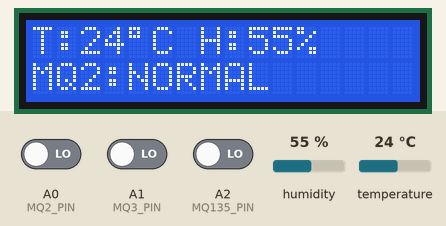
Recording of a sketch running on a simulated Arduino Uno, built with avr-gcc and run on an emulated ATmega328P. Shown: 16×2 character LCD. Inputs (shaded band) come from the test bench; at power-on: A0 (MQ2_PIN) LOW, A1 (MQ3_PIN) LOW, A2 (MQ135_PIN) LOW, humidity 55 %, temperature 24 °C. Storage starts empty; what the sketch prints to the serial monitor is not drawn.

Above: at 3.3 s.
3.4 s: A0 (MQ2_PIN) driven HIGH
At 4.7 s:
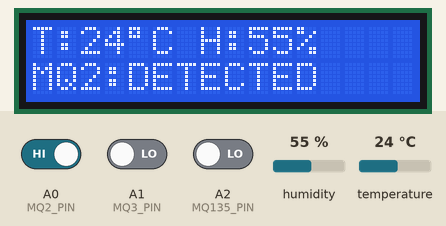
9.0 s: A1 (MQ3_PIN) driven HIGH
At 9.6 s:
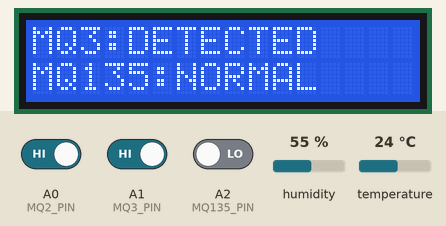
13.9 s: A2 (MQ135_PIN) driven HIGH
At 15.0 s:
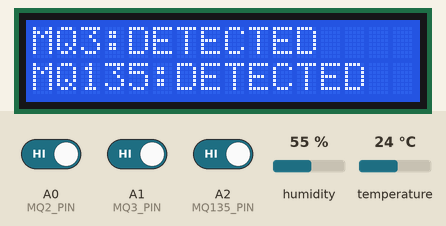
19.4 s: A1 (MQ3_PIN) driven LOW
At 20.5 s:
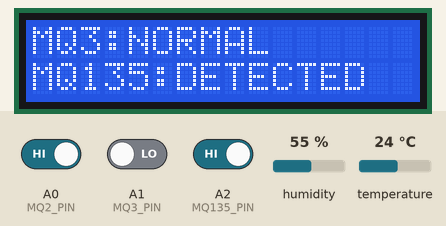
24.8 s: humidity set to 22 %
At 26.5 s:
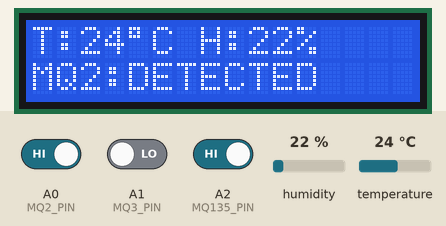
27.5 s: temperature set to 12 °C
At 28.7 s:
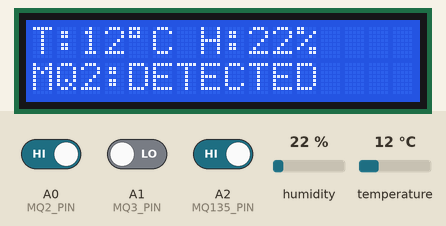
Timing chart, 0 to 30.5 s (numbered marks = the images above; inputs shaded):
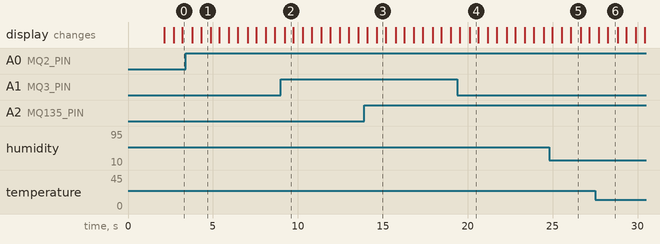

The sketch:

test.ino
```cpp
/*
Environmental Monitoring Data Logger
Sensors
DHT11   -> D8
MQ-2    -> A0 (Digital Input)
MQ-3    -> A1 (Digital Input)
MQ-135  -> A2 (Digital Input)
LCD--RS,E,D4,D5,D6,D7 --7,6,5,4,3,2
SD Card
CS -> D10
Logs every 10 seconds
*/
#include <SPI.h>
#include <SD.h>
#include <DHT.h>
#include <LiquidCrystal.h>

//SD CARD
File dataFile;
const int chipSelect = 10;

//DHT11
#define DHTPIN 8
#define DHTTYPE DHT11
DHT dht(DHTPIN, DHTTYPE);

//MQ SENSORS
#define MQ2_PIN A0
#define MQ3_PIN A1
#define MQ135_PIN A2

//LCD
LiquidCrystal lcd(7,6,5,4,3,2);

//VARIABLES
unsigned long previousMillis = 0;
const unsigned long interval = 1000;
unsigned int lineNumber = 1;
void setup()
{
  Serial.begin(9600);
  dht.begin();
  pinMode(MQ2_PIN, INPUT);
  pinMode(MQ3_PIN, INPUT);
  pinMode(MQ135_PIN, INPUT);
  lcd.begin(16,2);
  lcd.print("Initializing");
  lcd.setCursor(0,1);
  lcd.print("SD Card...");
  if(!SD.begin(chipSelect))
  {
    lcd.clear();
    lcd.print("SD ERROR");
    Serial.println("SD initialization failed");
    while(1);
  }
  Serial.println("SD Ready");
  dataFile = SD.open("SensorLog.txt", FILE_WRITE);
  if(dataFile)
  {
    dataFile.println("Environmental Sensor Log");
    dataFile.println("Line,Temperature(C),Humidity(%),MQ2,MQ3,MQ135");
    dataFile.close();
  }
  lcd.clear();
  lcd.print("System Ready");
  delay(2000);
  lcd.clear();
}
void loop()
{
  float humidity = dht.readHumidity();
  float temperature = dht.readTemperature();
  bool mq2 = digitalRead(MQ2_PIN);
  bool mq3 = digitalRead(MQ3_PIN);
  bool mq135 = digitalRead(MQ135_PIN);
  if(isnan(humidity) || isnan(temperature))
  {
    lcd.clear();
    lcd.print("DHT ERROR");
    Serial.println("DHT Read Error");
    delay(1000);
    return;
  }
  displayLCD(temperature,humidity,mq2,mq3,mq135);
  unsigned long currentMillis = millis();
  if(currentMillis - previousMillis >= interval)
  {
    previousMillis = currentMillis;
    saveData(temperature,humidity,mq2,mq3,mq135);
    printSerial(temperature,humidity,mq2,mq3,mq135);
  }
  delay(500);
}
void displayLCD(float temp,float hum,bool mq2,bool mq3,bool mq135)
{
  static bool screen=false;
  lcd.clear();
  if(!screen)
  {
      lcd.setCursor(0,0);
      lcd.print("T:");
      lcd.print((int)temp);
      lcd.write(byte(223));
      lcd.print("C ");
      lcd.print("H:");
      lcd.print((int)hum);
      lcd.print("%");
      lcd.setCursor(0,1);
      lcd.print("MQ2:");
      if(mq2)
          lcd.print("DETECTED");
      else
          lcd.print("NORMAL");
  }
  else
  {
      lcd.setCursor(0,0);
      lcd.print("MQ3:");
      if(mq3)
          lcd.print("DETECTED");
      else
          lcd.print("NORMAL");
      lcd.setCursor(0,1);
      lcd.print("MQ135:");
      if(mq135)
          lcd.print("DETECTED");
      else
          lcd.print("NORMAL");
  }
  screen=!screen;
}
void saveData(float temp,float hum,bool mq2,bool mq3,bool mq135)
{
  dataFile = SD.open("SensorLog.txt", FILE_WRITE);
  if(dataFile)
  {
      dataFile.print(lineNumber++);
      dataFile.print(",");
      dataFile.print(temp);
      dataFile.print(",");
      dataFile.print(hum);
      dataFile.print(",");
      dataFile.print(mq2 ? "DETECTED" : "NORMAL");
      dataFile.print(",");
      dataFile.print(mq3 ? "DETECTED" : "NORMAL");
      dataFile.print(",");
      dataFile.println(mq135 ? "DETECTED" : "NORMAL");
      dataFile.close();
  }
  else
  {
      Serial.println("SD Write Error");
  }
}
void printSerial(float temp,float hum,bool mq2,bool mq3,bool mq135)
{
  Serial.print("Temperature : ");
  Serial.print(temp);
  Serial.println(" C");
  Serial.print("Humidity    : ");
  Serial.print(hum);
  Serial.println(" %");
  Serial.print("MQ2         : ");
  Serial.println(mq2 ? "DETECTED" : "NORMAL");
  Serial.print("MQ3         : ");
  Serial.println(mq3 ? "DETECTED" : "NORMAL");
  Serial.print("MQ135       : ");
  Serial.println(mq135 ? "DETECTED" : "NORMAL");
}
```

Measured:
- after the input at 3.4 s, the display: first differs from a run without the input after 0.90 s (image 1)
- after the input at 9.0 s, the display: changes after 0.22 s (image 2)
- after the input at 13.9 s, the display: first differs from a run without the input after 0.75 s (image 3)
- after the input at 19.4 s, the display: first differs from a run without the input after 0.71 s (image 4)
- after the input at 24.8 s, the display: first differs from a run without the input after 1.3 s (image 5)
- after the input at 27.5 s, the display: first differs from a run without the input after 0.75 s (image 6)
- what the display in image 1 shows lasts 0.6 s, from 4.3 s to 4.9 s
